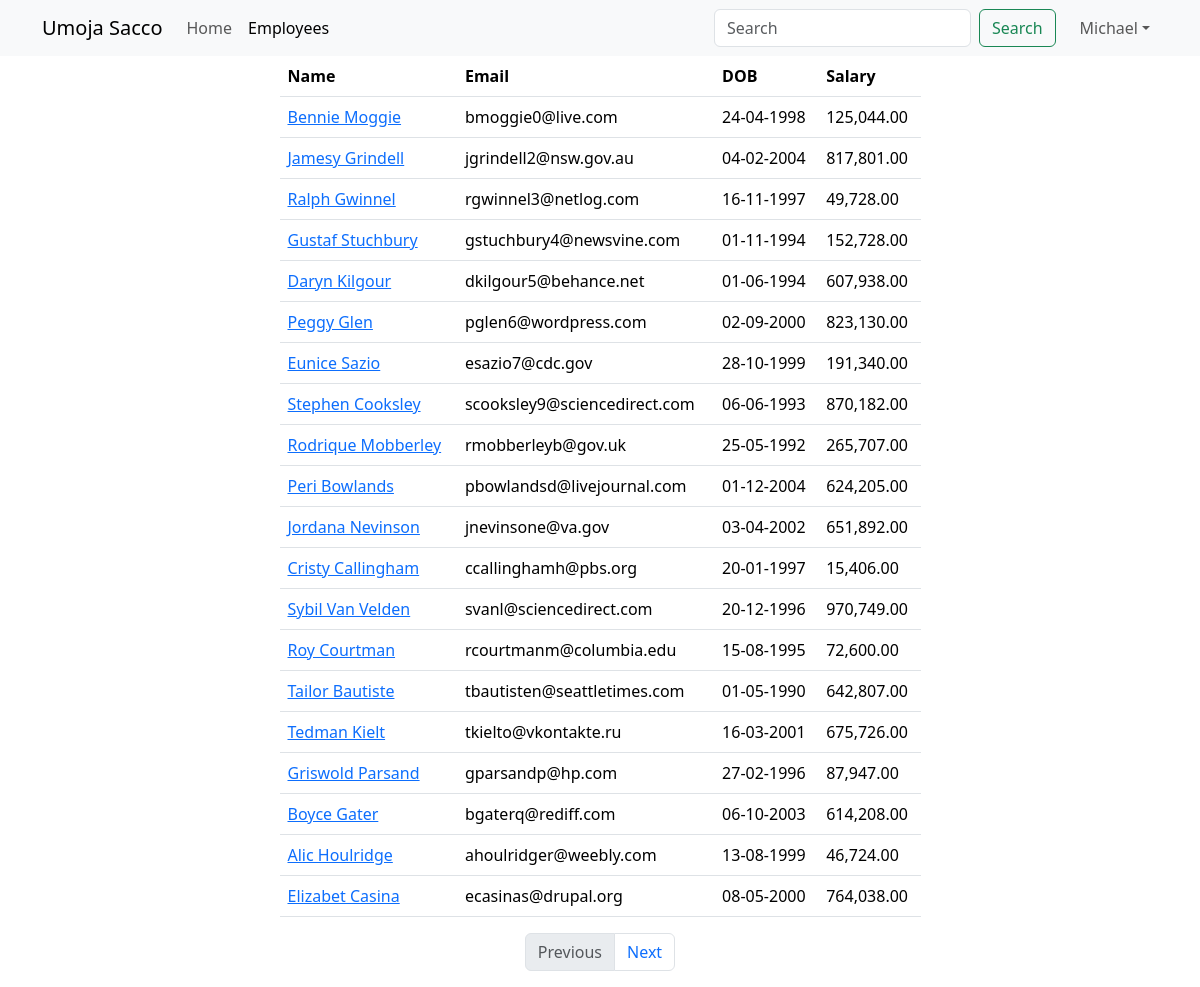
Page /employees (signed in) on the committed database.
### main_app/models.py (models this page shows, shortened)
class Employee(models.Model):
    name = models.CharField(max_length=40)
    email = models.EmailField(unique=True)
    dob = models.DateField(null=True)
    salary = models.DecimalField(max_digits=10, decimal_places=2)
    disabled = models.BooleanField(default=False)
    profile = models.ImageField(upload_to=unique_img_name, null=True, default="employees/employee_icon.png")
    created_at = models.DateTimeField(auto_now_add=True, null=True)
    updated_at = models.DateTimeField(auto_now=True, null=True)

### main_app/views.py (the view)
# urls.py: path('employees', views.all_employees, name="all"),
@login_required
@permission_required('main_app.view_employee')
def all_employees(request):
    employees = Employee.objects.all()
    paginator = Paginator(employees, 20)
    page_number = request.GET.get("page")
    data = paginator.get_page(page_number)
    return render(request, "all_employees.html", {"employees": data})

### templates/all_employees.html (shortened to what this page needs)
{% extends 'base_template.html' %}
{% load humanize %}
{% block content %}
    {% include 'navbar.html' %}
    <div class="container">
        <div class="row justify-content-center">
            <div class="col-sm-7">
                <table class="table">
                    <thead>
                    <tr>
                        <th>Name</th>
                        <th>Email</th>
                        <th>DOB</th>
                        <th>Salary</th>
                    </tr>
                    </thead>
                    <tbody>
                    {% for employee in employees %}
                        <tr>
                            <td>
                                <a href="/employees/{{ employee.id }}">{{ employee.name | title }}</a>
                            </td>
                            <td>{{ employee.email }}</td>
                            <td>{{ employee.dob | date:'d-m-Y' }}</td>
                            <td>{{ employee.salary | intcomma }}</td>
                        </tr>
                    {% endfor %}
                    </tbody>
                </table>
                <nav aria-label="Page navigation example">
                    <ul class="pagination justify-content-center">
                        {% if employees.has_previous %}
                            <li class="page-item">
                                <a class="page-link" href='?page={{ employees.previous_page_number }}'>Previous</a>
                            </li>
                        {% else %}
                            <li class="page-item disabled">
                                <a class="page-link" href='' tabindex="-1" aria-disabled="True">Previous</a>
                            </li>
                        {% endif %}
                        {% if employees.has_next %}
                            <li class="page-item">
                                <a class="page-link" href='?page={{ employees.next_page_number }}'>Next</a>
                            </li>
                        {% else %}
                            <li class="page-item disabled">
                                <a class="page-link" href='' tabindex="-1" aria-disabled="True">Next</a>
                            </li>
                        {% endif %}
                    </ul>
                </nav>
            </div>
        </div>
    </div>
{% endblock %}

### templates/base_template.html (shortened to what this page needs)
<!doctype html>
<html lang="en">
<head>
    <link href="https://cdn.jsdelivr.net/npm/bootstrap@5.3.2/dist/css/bootstrap.min.css" rel="stylesheet">
</head>
<body>
{% block content %}
{% endblock %}
</body>
</html>

### templates/navbar.html (shortened to what this page needs)
<nav class="navbar sticky-top navbar-expand-lg bg-light">
    <div class="container">
        <a class="navbar-brand" href="{% url 'home' %}">Umoja Sacco</a>
        <div class="collapse navbar-collapse" id="navbarTogglerDemo02">
            <ul class="navbar-nav me-auto mb-2 mb-lg-0">
                <li class="nav-item">
                    <a class="nav-link {% if "/" == request.path %}active{% endif %}" aria-current="page"
                       href="{% url 'home' %}">Home</a>
                </li>
                <li class="nav-item">
                    <a class="nav-link {% if "/employees" == request.path %}active{% endif %}" href="{% url 'all' %}">Employees</a>
                </li>
            </ul>
            <form class="d-flex" role="search" method="get" action="{% url 'search' %}">
                <input class="form-control me-2" name="search_word" type="search" placeholder="Search"
                       aria-label="Search">
                <button class="btn btn-outline-success" type="submit">Search</button>
            </form>
            <ul class="navbar-nav ms-3 mb-2 mb-lg-0">
                <li class="nav-item dropdown">
                    <a class="nav-link dropdown-toggle" href="#" role="button" data-bs-toggle="dropdown">{{ user.first_name }}</a>
                </li>
            </ul>
        </div>
    </div>
</nav>

### rows in the picture
Employee: name "Bennie Moggie", email "bmoggie0@live.com", dob "24-04-1998", salary "125,044.00"
Employee: name "Jamesy Grindell", email "jgrindell2@nsw.gov.au", dob "04-02-2004", salary "817,801.00"
Employee: name "Ralph Gwinnel", email "rgwinnel3@netlog.com", dob "16-11-1997", salary "49,728.00"
Employee: name "Gustaf Stuchbury", email "gstuchbury4@newsvine.com", dob "01-11-1994", salary "152,728.00"
Employee: name "Daryn Kilgour", email "dkilgour5@behance.net", dob "01-06-1994", salary "607,938.00"
Employee: name "Peggy Glen", email "pglen6@wordpress.com", dob "02-09-2000", salary "823,130.00"
Employee: name "Eunice Sazio", email "esazio7@cdc.gov", dob "28-10-1999", salary "191,340.00"
Employee: name "Stephen Cooksley", email "scooksley9@sciencedirect.com", dob "06-06-1993", salary "870,182.00"
Employee: name "Rodrique Mobberley", email "rmobberleyb@gov.uk", dob "25-05-1992", salary "265,707.00"
Employee: name "Peri Bowlands", email "pbowlandsd@livejournal.com", dob "01-12-2004", salary "624,205.00"
Employee: name "Jordana Nevinson", email "jnevinsone@va.gov", dob "03-04-2002", salary "651,892.00"
Employee: name "Cristy Callingham", email "ccallinghamh@pbs.org", dob "20-01-1997", salary "15,406.00"
Employee: name "Sybil Van Velden", email "svanl@sciencedirect.com", dob "20-12-1996", salary "970,749.00"
Employee: name "Roy Courtman", email "rcourtmanm@columbia.edu", dob "15-08-1995", salary "72,600.00"
Employee: name "Tailor Bautiste", email "tbautisten@seattletimes.com", dob "01-05-1990", salary "642,807.00"
Employee: name "Tedman Kielt", email "tkielto@vkontakte.ru", dob "16-03-2001", salary "675,726.00"
Employee: name "Griswold Parsand", email "gparsandp@hp.com", dob "27-02-1996", salary "87,947.00"
Employee: name "Boyce Gater", email "bgaterq@rediff.com", dob "06-10-2003", salary "614,208.00"
Employee: name "Alic Houlridge", email "ahoulridger@weebly.com", dob "13-08-1999", salary "46,724.00"
Employee: name "Elizabet Casina", email "ecasinas@drupal.org", dob "08-05-2000", salary "764,038.00"

### other values in the picture
{{ user.first_name }} "Michael"
